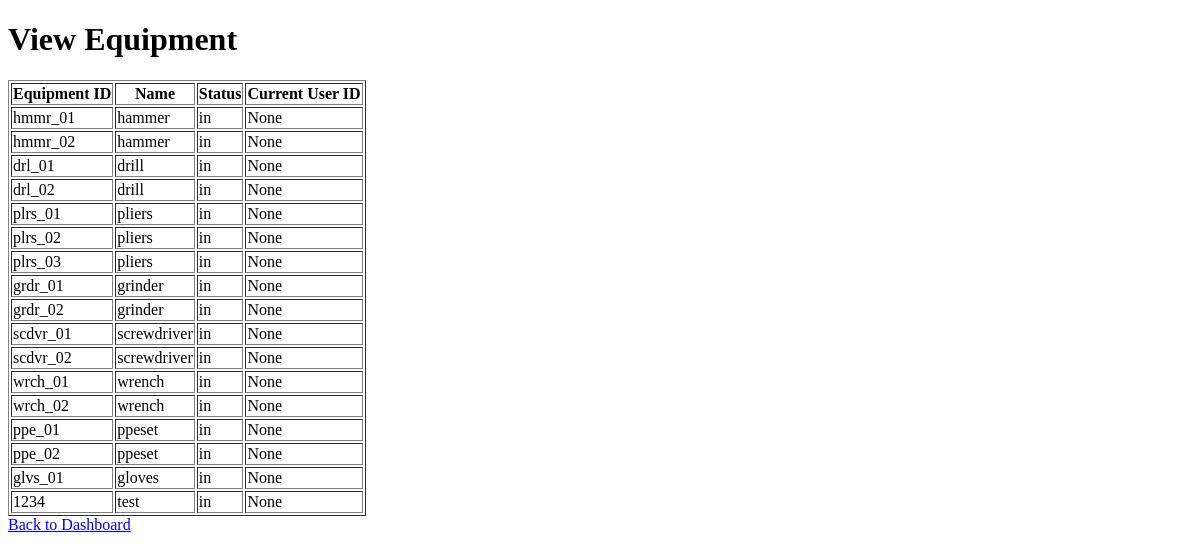
Page /view_equipment on the earlier database version.
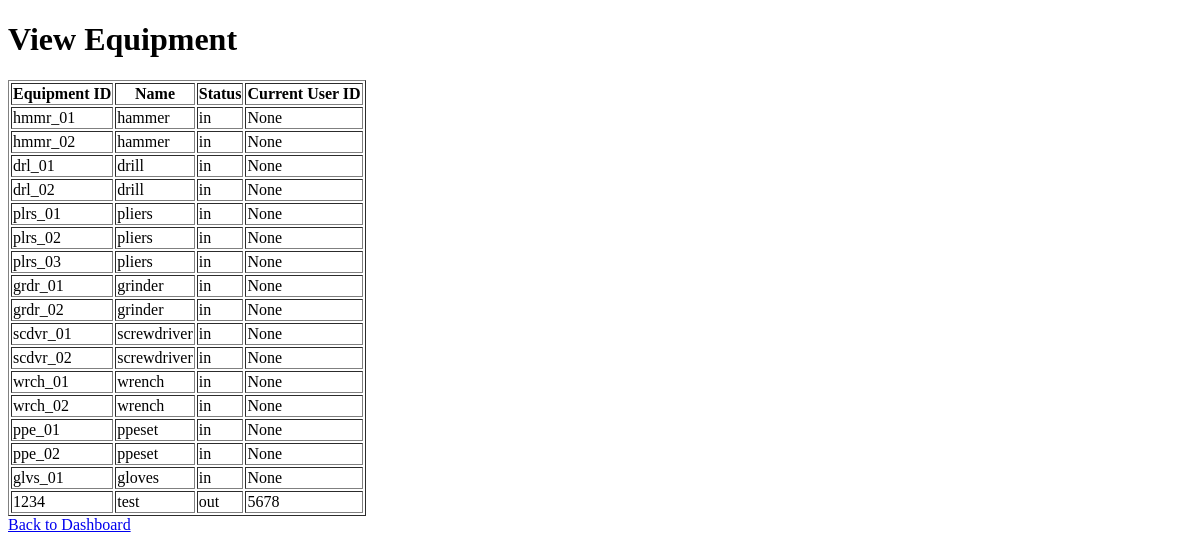
Same page on the later database version.
### tables this page shows
CREATE TABLE equipment (
    equipment_id TEXT PRIMARY KEY,
    equipment_name TEXT NOT NULL,
    status TEXT NOT NULL,
    current_user_id INTEGER,
    FOREIGN KEY (current_user_id) REFERENCES users(user_id)
);

### app.py (the view)
@app.route('/view_equipment')
def view_equipment():
    equipment_service = EquipmentManagementService()
    equipment_list = equipment_service.get_all_equipment()
    return render_template('view_equipment.html', equipment_list=equipment_list)

### services/equipment_service.py (called while the page is built)
    def get_all_equipment(self):
        try:
            connection = sqlite3.connect('equipment_tracking.db')
            cursor = connection.cursor()
            cursor.execute("SELECT equipment_id, equipment_name, status, current_user_id FROM equipment")
            equipment = cursor.fetchall()
            return [
                {
                    'equipment_id': item[0],
                    'equipment_name': item[1],
                    'status': item[2],
                    'current_user_id': item[3]
                }
                for item in equipment
            ]
        except sqlite3.Error as e:
            print(f"Database error occurred while retrieving equipment: {e}")
            return []
        finally:
            connection.close()  # Ensure the connection is closed

### templates/view_equipment.html (shortened to what this page needs)
<!DOCTYPE html>
<html lang="en">
<head>
</head>
<body>
    <h1>View Equipment</h1>
    <table border="1">
        <tr>
            <th>Equipment ID</th>
            <th>Name</th>
            <th>Status</th>
            <th>Current User ID</th>
        </tr>
        {% for equipment in equipment_list %}
        <tr>
            <td>{{ equipment.equipment_id }}</td>
            <td>{{ equipment.equipment_name }}</td>
            <td>{{ equipment.status }}</td>
            <td>{{ equipment.current_user_id }}</td>
        </tr>
        {% endfor %}
    </table>
    <a href="/manager_dashboard">Back to Dashboard</a>
</body>
</html>

Differences in the rows shown:
changed equipment "test": status "in" → "out"; current_user_id "None" → "5678"
